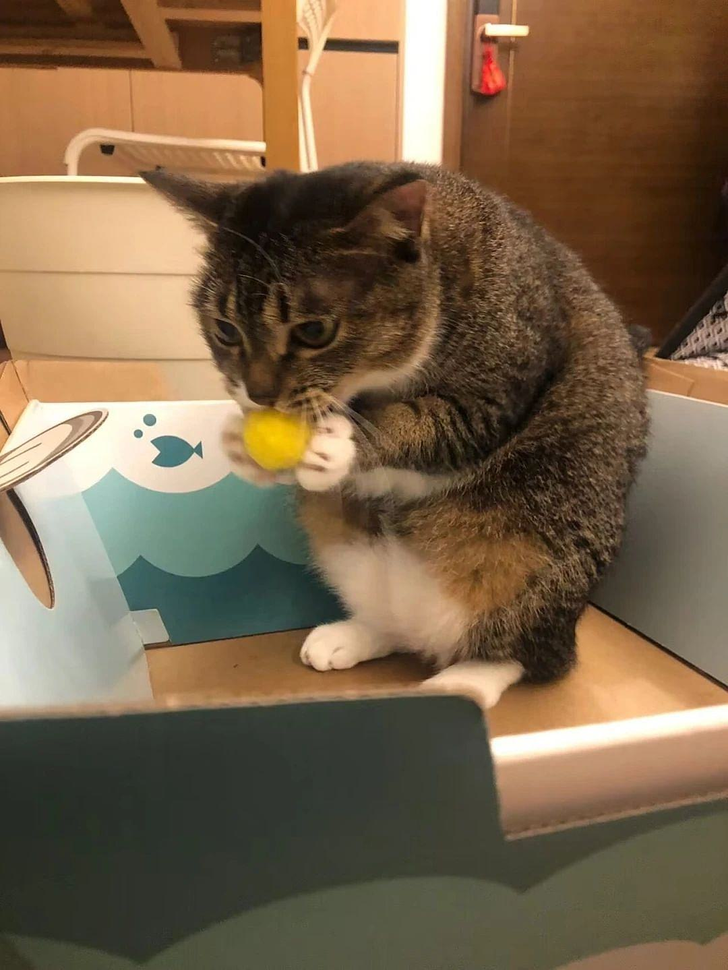
#> input picture image.png, 728 x 970 px, shrunk from 1080 x 1439 before the run
$ python '图像和噪声自相关函数已知.py'
#> lines starting #> are read from the running program, lines starting #| are printed output that depends on the picture
import cv2
import numpy as np

# 维纳滤波函数
def wiener_filter(image, noise_auto_corr, image_auto_corr, snr):
    # 计算维纳滤波器的频域表达式
    wiener_filter = np.conj(image_auto_corr) / (np.abs(image_auto_corr) ** 2 + 1/snr/noise_auto_corr)

    # 对图像进行傅里叶变换
    image_freq = np.fft.fft2(image)

    # 进行维纳滤波
    filtered_freq = wiener_filter * image_freq

    # 对滤波后的频域结果进行反傅里叶变换
    filtered_image = np.fft.ifft2(filtered_freq)

    # 返回复原后的图像
    return np.abs(filtered_image)

# 读取原始图像
image = cv2.imread("image.png", 0)  # 读取灰度图像
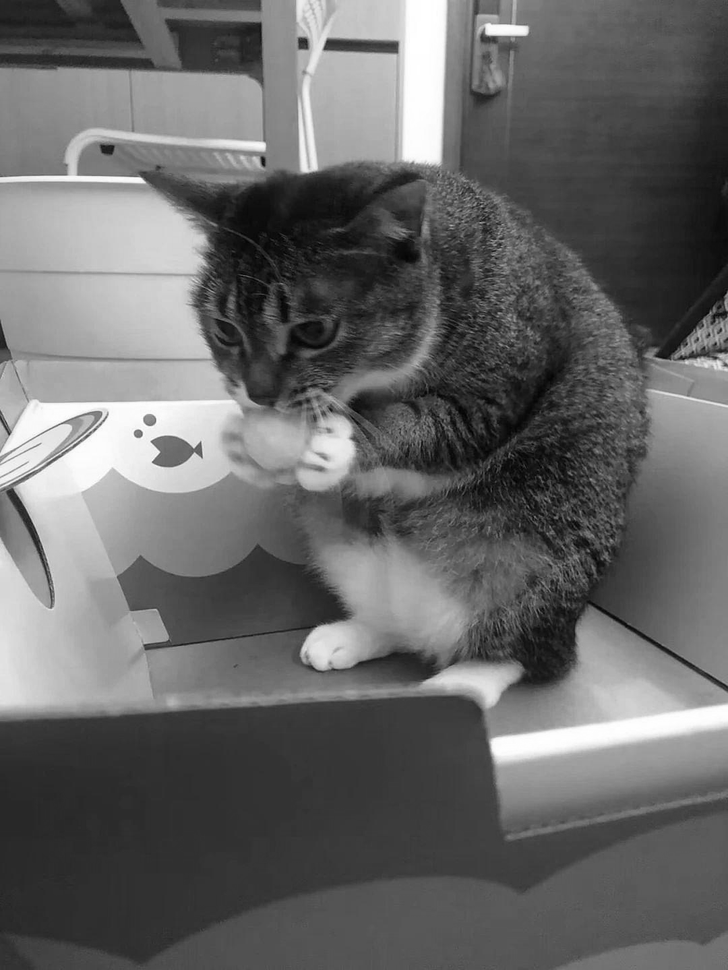
#> image: shape (970, 728); min 1, max 255, mean 103.1

# 生成高斯噪声
noise = np.random.randn(*image.shape) * 20

# 计算噪声和图像的自相关函数
noise_auto_corr = np.fft.fft2(noise[::-1, ::-1])
image_auto_corr = np.fft.fft2(image[::-1, ::-1])

# 假设已知信噪比为10
snr = 10

# 进行图像复原
restored_image = wiener_filter(image, noise_auto_corr, image_auto_corr, snr)
#> in wiener_filter, `return np.abs(filtered_image)`:
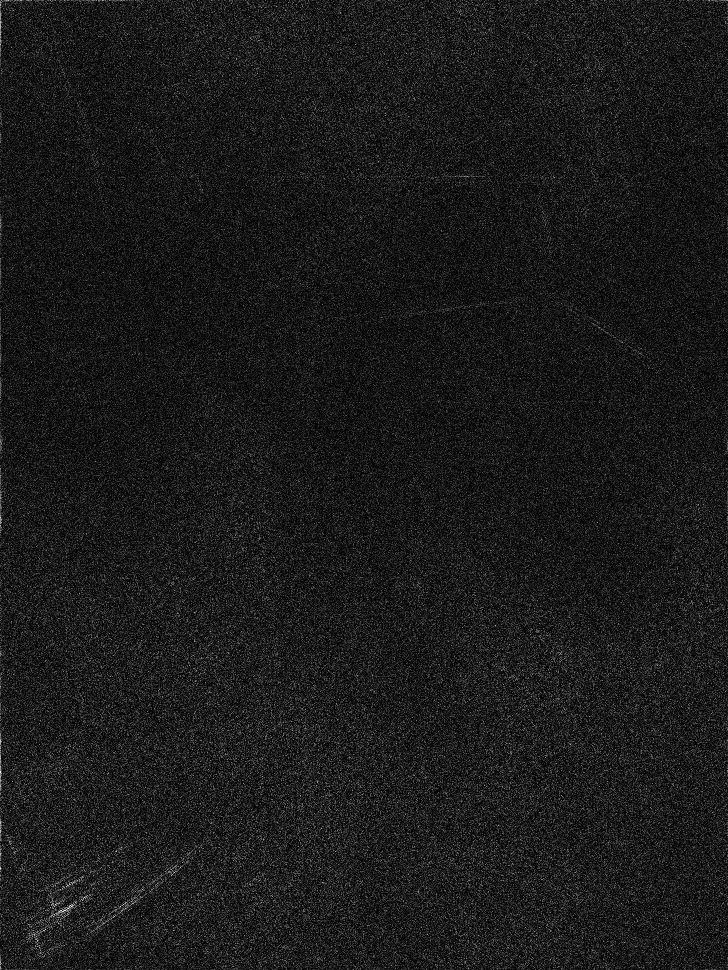
#> returned value: shape (970, 728) float64; min 2.42e-10, max 0.00888, mean 0.000934; drawn with min black and max white

# 显示图像复原结果
cv2.imshow("Original Image", image)
cv2.imshow("Restored Image", np.uint8(restored_image))
cv2.waitKey(0)
cv2.destroyAllWindows()
